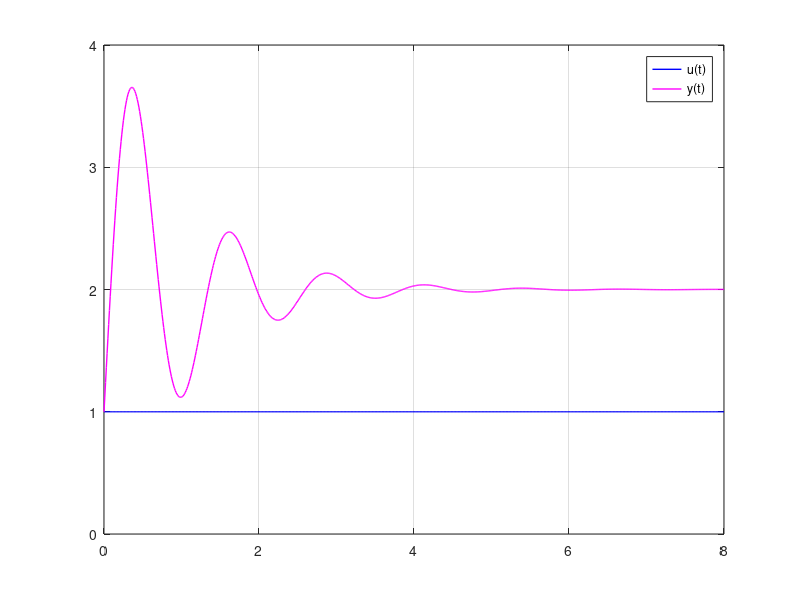

This chart was generated by the following MATLAB code:
clc; clear; close all

t = 0:0.01:8;
u = 1*ones(size(t));
y = 2 + exp(-t).*(-cos(5*t) + 11/5*sin(5*t));

figure(1); set(gcf,'color','w');
hold on; box on; grid on; 
axis([min(t) max(t) 0 4]); 
plot(t,u,'LineWidth',1,'Color','b')
plot(t,y,'LineWidth',1,'Color','m')
legend('u(t)','y(t)'); 
